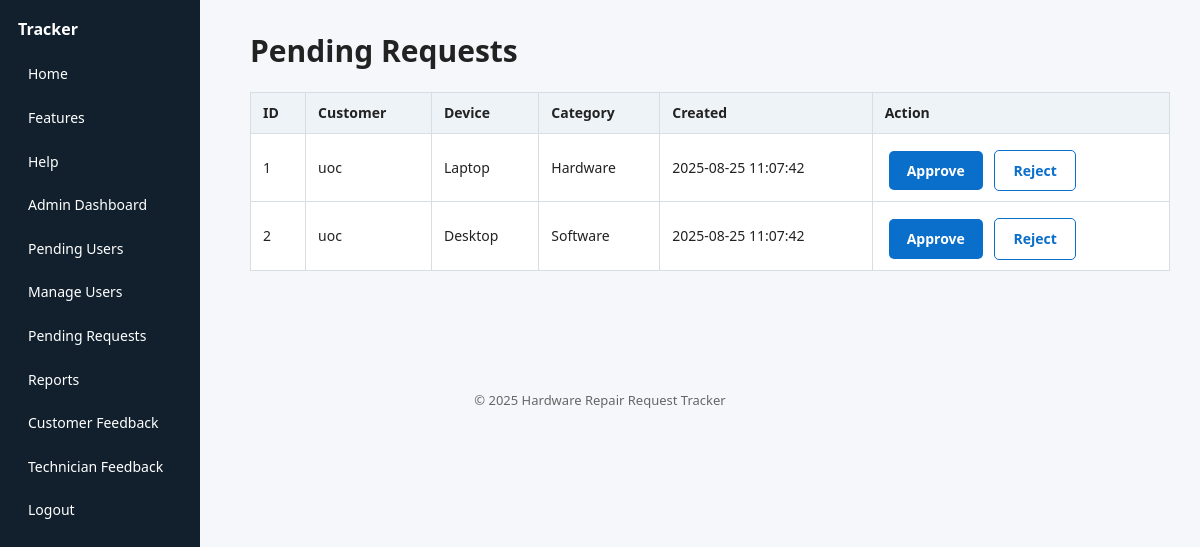
Page /admin/requests_pending.php (signed in) on the earlier database version.
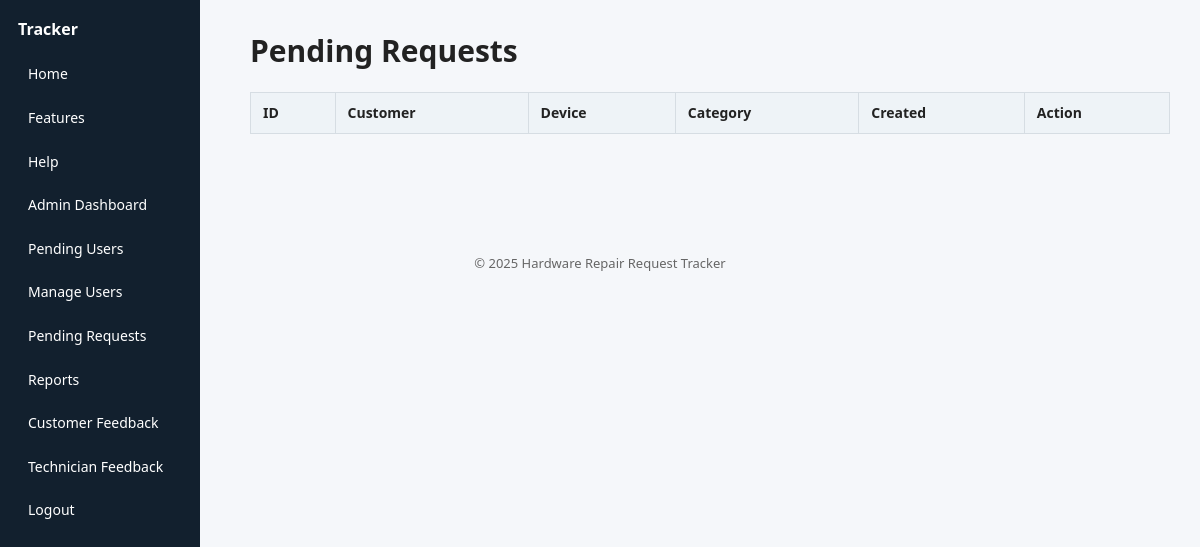
Same page on the later database version.
### tables this page shows
CREATE TABLE requests (
  request_id INT AUTO_INCREMENT PRIMARY KEY,
  user_id INT NOT NULL,
  device_type VARCHAR(100) NOT NULL,
  model VARCHAR(100) DEFAULT NULL,
  serial_no VARCHAR(100) DEFAULT NULL,
  category ENUM('Hardware','Software','Other') NOT NULL,
  description TEXT NOT NULL,
  status ENUM('Pending','Approved','In Progress','Completed','Rejected') NOT NULL DEFAULT 'Pending',
  admin_status ENUM('Pending','Approved','Rejected') DEFAULT 'Pending',
  technician_id INT NULL,
  tech_assigned INT NULL,
  appointment_time DATETIME NULL,
  created_at TIMESTAMP DEFAULT CURRENT_TIMESTAMP,
  updated_at TIMESTAMP DEFAULT CURRENT_TIMESTAMP ON UPDATE CURRENT_TIMESTAMP,
  FOREIGN KEY (user_id) REFERENCES users(user_id) ON DELETE CASCADE,
  FOREIGN KEY (technician_id) REFERENCES users(user_id) ON DELETE SET NULL,
  FOREIGN KEY (tech_assigned) REFERENCES users(user_id) ON DELETE SET NULL
);

CREATE TABLE users (
  user_id INT AUTO_INCREMENT PRIMARY KEY,
  username VARCHAR(50) NOT NULL UNIQUE,
  password VARCHAR(255) NOT NULL,
  role ENUM('admin','user','technician') NOT NULL DEFAULT 'user',
  status ENUM('pending','approved','rejected') NOT NULL DEFAULT 'pending',
  is_disabled TINYINT(1) NOT NULL DEFAULT 0,
  created_at TIMESTAMP DEFAULT CURRENT_TIMESTAMP
);

### admin/requests_pending.php (the view, shortened to what this page needs)
<?php require_once __DIR__.'/../config.php'; require_role('admin'); require_once __DIR__.'/../db.php';
$pending=$mysqli->query("SELECT r.request_id,u.username,r.device_type,r.category,r.created_at FROM requests r JOIN users u ON r.user_id=u.user_id WHERE r.admin_status='Pending' ORDER BY r.created_at ASC");
?>
<?php include __DIR__.'/../partials/header.php'; ?>
<h1>Pending Requests</h1>
<table class="table"><tr><th>ID</th><th>Customer</th><th>Device</th><th>Category</th><th>Created</th><th>Action</th></tr>
<?php while($r=$pending->fetch_assoc()): ?>
<tr>
 <td><?= $r['request_id'] ?></td>
 <td><?= htmlspecialchars($r['username']) ?></td>
 <td><?= htmlspecialchars($r['device_type']) ?></td>
 <td><?= $r['category'] ?></td>
 <td><?= $r['created_at'] ?></td>
 <td><a class="btn" href="?approve=<?= $r['request_id'] ?>">Approve</a> <a class="btn outline" href="?reject=<?= $r['request_id'] ?>">Reject</a></td>
</tr>
<?php endwhile; ?>
</table>
<?php include __DIR__.'/../partials/footer.php'; ?>

Differences in the rows shown:
removed requests: request_id "1", user.username "uoc", device_type "Laptop", category "Hardware", created_at "2025-08-25 11:07:42"
removed requests: request_id "2", user.username "uoc", device_type "Desktop", category "Software", created_at "2025-08-25 11:07:42"
